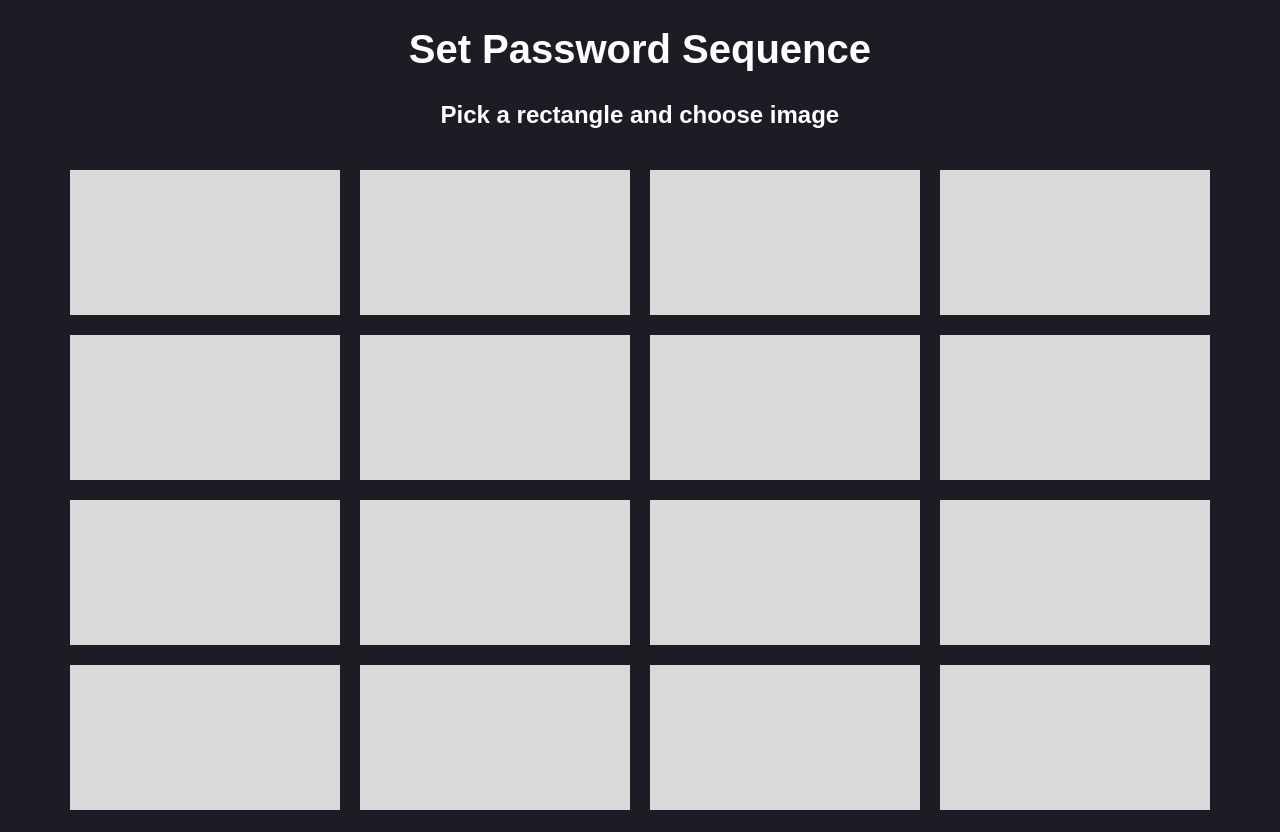
<?xml version="1.0" encoding="UTF-8"?>
<ui version="4.0">
 <class>MainWindow</class>
 <widget class="QMainWindow" name="MainWindow">
  <property name="geometry">
   <rect>
    <x>0</x>
    <y>0</y>
    <width>1280</width>
    <height>832</height>
   </rect>
  </property>
  <property name="windowTitle">
   <string>MainWindow</string>
  </property>
  <property name="styleSheet">
   <string notr="true">background-color: rgb(28, 28, 37);
font: 16pt &quot;Inter&quot;;
color: rgb(255, 255, 255);</string>
  </property>
  <widget class="QWidget" name="centralwidget">
   <widget class="QLabel" name="title">
    <property name="geometry">
     <rect>
      <x>0</x>
      <y>23</y>
      <width>1280</width>
      <height>52</height>
     </rect>
    </property>
    <property name="styleSheet">
     <string notr="true">font-weight: 600;
font-size: 40px;
line-height: 130%;
text-align: center;
letter-spacing: 0.01em;

</string>
    </property>
    <property name="text">
     <string>Set Password Sequence</string>
    </property>
    <property name="alignment">
     <set>Qt::AlignCenter</set>
    </property>
   </widget>
   <widget class="QLabel" name="instruction">
    <property name="geometry">
     <rect>
      <x>0</x>
      <y>98</y>
      <width>1280</width>
      <height>34</height>
     </rect>
    </property>
    <property name="styleSheet">
     <string notr="true">font-weight: 600;
font-size: 24px;
line-height: 140%;
text-align: center;
letter-spacing: 0.01em;
</string>
    </property>
    <property name="text">
     <string>Pick a rectangle and choose image</string>
    </property>
    <property name="alignment">
     <set>Qt::AlignCenter</set>
    </property>
   </widget>
   <widget class="QWidget" name="gridLayoutWidget">
    <property name="geometry">
     <rect>
      <x>70</x>
      <y>170</y>
      <width>1140</width>
      <height>640</height>
     </rect>
    </property>
    <layout class="QGridLayout" name="gridLayout" rowstretch="0,0,0,0">
     <property name="sizeConstraint">
      <enum>QLayout::SetDefaultConstraint</enum>
     </property>
     <property name="spacing">
      <number>20</number>
     </property>
     <item row="0" column="0">
      <widget class="QLabel" name="gl_11">
       <property name="styleSheet">
        <string notr="true">background-color: rgb(217, 217, 217);</string>
       </property>
       <property name="text">
        <string/>
       </property>
      </widget>
     </item>
     <item row="2" column="1">
      <widget class="QLabel" name="gl_32">
       <property name="styleSheet">
        <string notr="true">background-color: rgb(217, 217, 217);</string>
       </property>
       <property name="text">
        <string/>
       </property>
      </widget>
     </item>
     <item row="1" column="3">
      <widget class="QLabel" name="gl_24">
       <property name="styleSheet">
        <string notr="true">background-color: rgb(217, 217, 217);</string>
       </property>
       <property name="text">
        <string/>
       </property>
      </widget>
     </item>
     <item row="2" column="0">
      <widget class="QLabel" name="gl_31">
       <property name="styleSheet">
        <string notr="true">background-color: rgb(217, 217, 217);</string>
       </property>
       <property name="text">
        <string/>
       </property>
      </widget>
     </item>
     <item row="0" column="1">
      <widget class="QLabel" name="gl_12">
       <property name="styleSheet">
        <string notr="true">background-color: rgb(217, 217, 217);</string>
       </property>
       <property name="text">
        <string/>
       </property>
      </widget>
     </item>
     <item row="2" column="2">
      <widget class="QLabel" name="gl_33">
       <property name="styleSheet">
        <string notr="true">background-color: rgb(217, 217, 217);</string>
       </property>
       <property name="text">
        <string/>
       </property>
      </widget>
     </item>
     <item row="3" column="2">
      <widget class="QLabel" name="gl_43">
       <property name="styleSheet">
        <string notr="true">background-color: rgb(217, 217, 217);</string>
       </property>
       <property name="text">
        <string/>
       </property>
      </widget>
     </item>
     <item row="0" column="3">
      <widget class="QLabel" name="gl_14">
       <property name="styleSheet">
        <string notr="true">background-color: rgb(217, 217, 217);</string>
       </property>
       <property name="text">
        <string/>
       </property>
      </widget>
     </item>
     <item row="0" column="2">
      <widget class="QLabel" name="gl_13">
       <property name="styleSheet">
        <string notr="true">background-color: rgb(217, 217, 217);</string>
       </property>
       <property name="text">
        <string/>
       </property>
      </widget>
     </item>
     <item row="3" column="0">
      <widget class="QLabel" name="gl_41">
       <property name="styleSheet">
        <string notr="true">background-color: rgb(217, 217, 217);</string>
       </property>
       <property name="text">
        <string/>
       </property>
      </widget>
     </item>
     <item row="3" column="1">
      <widget class="QLabel" name="gl_42">
       <property name="styleSheet">
        <string notr="true">background-color: rgb(217, 217, 217);</string>
       </property>
       <property name="text">
        <string/>
       </property>
      </widget>
     </item>
     <item row="1" column="1">
      <widget class="QLabel" name="gl_22">
       <property name="styleSheet">
        <string notr="true">background-color: rgb(217, 217, 217);</string>
       </property>
       <property name="text">
        <string/>
       </property>
      </widget>
     </item>
     <item row="1" column="2">
      <widget class="QLabel" name="gl_23">
       <property name="styleSheet">
        <string notr="true">background-color: rgb(217, 217, 217);</string>
       </property>
       <property name="text">
        <string/>
       </property>
      </widget>
     </item>
     <item row="2" column="3">
      <widget class="QLabel" name="gl_34">
       <property name="styleSheet">
        <string notr="true">background-color: rgb(217, 217, 217);</string>
       </property>
       <property name="text">
        <string/>
       </property>
      </widget>
     </item>
     <item row="3" column="3">
      <widget class="QLabel" name="gl_44">
       <property name="styleSheet">
        <string notr="true">background-color: rgb(217, 217, 217);</string>
       </property>
       <property name="text">
        <string/>
       </property>
      </widget>
     </item>
     <item row="1" column="0">
      <widget class="QLabel" name="gl_21">
       <property name="styleSheet">
        <string notr="true">background-color: rgb(217, 217, 217);</string>
       </property>
       <property name="text">
        <string/>
       </property>
      </widget>
     </item>
    </layout>
   </widget>
  </widget>
 </widget>
 <resources/>
 <connections/>
</ui>
